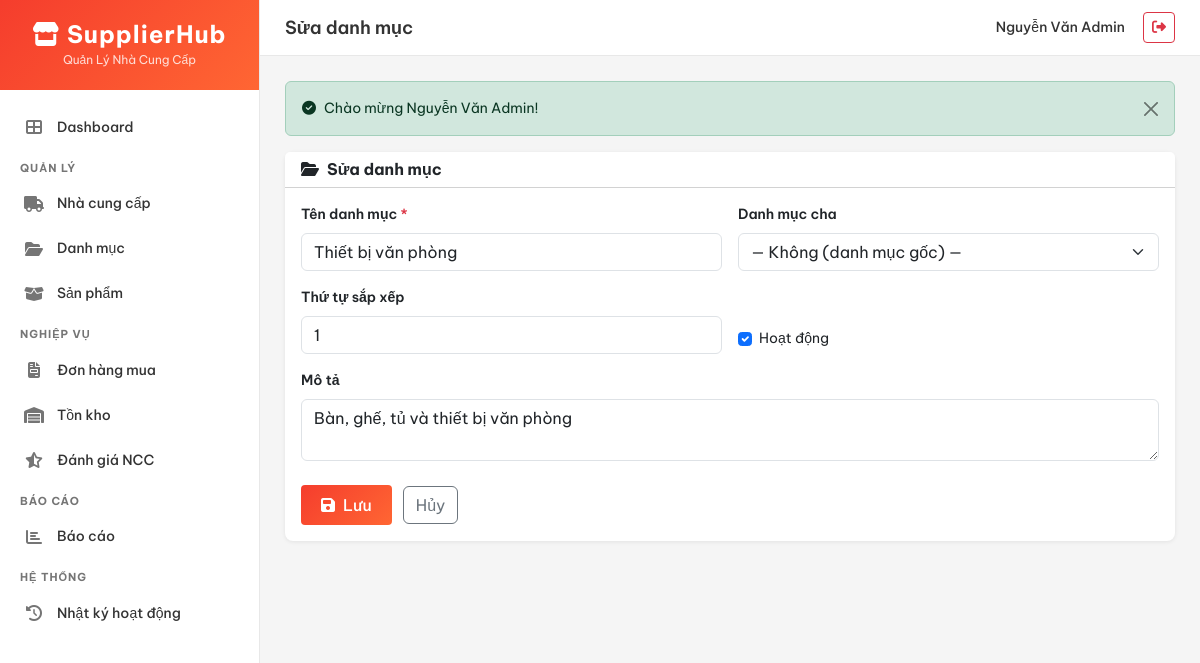
The page /index.php?page=categories&action=edit&id=1 (signed in) on the database its author committed.
### tables this page shows
CREATE TABLE IF NOT EXISTS categories (
    id INT AUTO_INCREMENT PRIMARY KEY,
    name VARCHAR(100) NOT NULL,
    slug VARCHAR(120) NOT NULL UNIQUE,
    description TEXT DEFAULT NULL,
    parent_id INT DEFAULT NULL,
    sort_order INT NOT NULL DEFAULT 0,
    is_active TINYINT(1) NOT NULL DEFAULT 1,
    FOREIGN KEY (parent_id) REFERENCES categories(id) ON DELETE SET NULL,
    INDEX idx_parent (parent_id),
    INDEX idx_active (is_active)
);

### controllers/CategoryController.php (called while the page is built, shortened)
<?php
require_once __DIR__ . '/../models/Category.php';
class CategoryController {
    private $model;
    public function __construct() {
        $this->model = new Category();
    }
    public function edit() {
        $id = intval($_GET['id'] ?? 0);
        $category = $this->model->getById($id);
        require VIEW_PATH . '/categories/form.php';
    }
}

### config/database.php (called while the page is built, shortened)
<?php
function getDBConnection() {
    static $pdo = null;
    if ($pdo === null) {
        try {
            $dsn = "mysql:host=" . DB_HOST . ";port=" . DB_PORT . ";dbname=" . DB_NAME . ";charset=utf8mb4";
            $options = [
                PDO::ATTR_ERRMODE            => PDO::ERRMODE_EXCEPTION,
                PDO::ATTR_DEFAULT_FETCH_MODE => PDO::FETCH_ASSOC,
                PDO::ATTR_EMULATE_PREPARES   => false,
            ];
            $pdo = new PDO($dsn, DB_USER, DB_PASS, $options);
            $pdo->exec("SET NAMES 'utf8mb4' COLLATE 'utf8mb4_unicode_ci'");
        } catch (PDOException $e) {
            die("Lỗi kết nối database: " . $e->getMessage());
        }
    }
    return $pdo;
}

### models/Category.php (called while the page is built, shortened)
<?php
class Category {
    private $pdo;
    public function __construct() {
        $this->pdo = getDBConnection();
    }
    public function getById($id) {
        $sql = "SELECT * FROM categories WHERE id = :id";
        $stmt = $this->pdo->prepare($sql);
        $stmt->execute(['id' => $id]);
        return $stmt->fetch();
    }
}

### helpers/format_helper.php (called while the page is built, shortened)
<?php
function e($text) {
    return htmlspecialchars($text ?? '', ENT_QUOTES, 'UTF-8');
}

### views/categories/form.php (the view, shortened to what this page needs)
<?php require VIEW_PATH . '/layouts/header.php'; ?>
<div class="card">
    <div class="card-header bg-white">
        <h6 class="mb-0 fw-bold">
            <i class="fas fa-folder-open me-2"></i><?= $category ? 'Sửa danh mục' : 'Thêm danh mục mới' ?>
        </h6>
    </div>
    <div class="card-body">
        <form method="POST" action="index.php?page=categories&action=<?= $category ? 'update' : 'store' ?>">
            <div class="row g-3">
                <div class="col-md-6">
                    <label class="form-label fw-semibold">Tên danh mục <span class="text-danger">*</span></label>
                    <input type="text" name="name" class="form-control" required value="<?= e($category['name'] ?? '') ?>">
                </div>
                <div class="col-md-6">
                    <label class="form-label fw-semibold">Danh mục cha</label>
                    <select name="parent_id" class="form-select">
                        <option value="">— Không (danh mục gốc) —</option>
                    </select>
                </div>
                <div class="col-md-6">
                    <label class="form-label fw-semibold">Thứ tự sắp xếp</label>
                    <input type="number" name="sort_order" class="form-control" value="<?= $category['sort_order'] ?? 0 ?>">
                </div>
                <div class="col-md-6 d-flex align-items-end">
                    <div class="form-check">
                        <input type="checkbox" name="is_active" class="form-check-input" id="is_active"
                               <?= ($category['is_active'] ?? 1) ? 'checked' : '' ?>>
                        <label class="form-check-label" for="is_active">Hoạt động</label>
                    </div>
                </div>
                <div class="col-12">
                    <label class="form-label fw-semibold">Mô tả</label>
                    <textarea name="description" class="form-control" rows="2"><?= e($category['description'] ?? '') ?></textarea>
                </div>
            </div>
            <div class="mt-4">
                <button type="submit" class="btn btn-shopee"><i class="fas fa-save me-2"></i>Lưu</button>
                <a href="index.php?page=categories" class="btn btn-outline-secondary ms-2">Hủy</a>
            </div>
        </form>
    </div>
</div>
<?php require VIEW_PATH . '/layouts/footer.php'; ?>

### assets/css/style.css (style rules this page uses)
:root { --shopee-primary: #EE4D2D; --shopee-primary-dark: #D73211; --shopee-gradient: linear-gradient(135deg, #F53D2D, #FF6633); --shopee-bg: #F5F5F5; --shopee-card: #FFFFFF; --shopee-text: #333333; --shopee-text-light: #757575; --shopee-success: #26AA99; --shopee-warning: #FFBF00; --shopee-danger: #D63031; --shopee-border: #E8E8E8; --sidebar-width: 260px; }
body { font-family: 'Be Vietnam Pro', 'Inter', sans-serif; background-color: var(--shopee-bg); color: var(--shopee-text); font-size: 14px; }
a { color: var(--shopee-primary); text-decoration: none; }
.btn-shopee { background: var(--shopee-gradient); color: #fff; border: none; font-weight: 500; padding: 8px 20px; border-radius: 4px; transition: all 0.2s; }
.card { border: none; border-radius: 8px; box-shadow: 0 1px 4px rgba(0,0,0,0.08); transition: box-shadow 0.2s; }

### rows shown on the page
categories: name "Thiết bị văn phòng", sort_order "1", is_active "☑", description "Bàn, ghế, tủ và thiết bị văn phòng"

### other values the page prints
$pageTitle "Sửa danh mục"
currentUser('full_name') "Nguyễn Văn Admin"
$flash['message'] "Chào mừng Nguyễn Văn Admin!"
